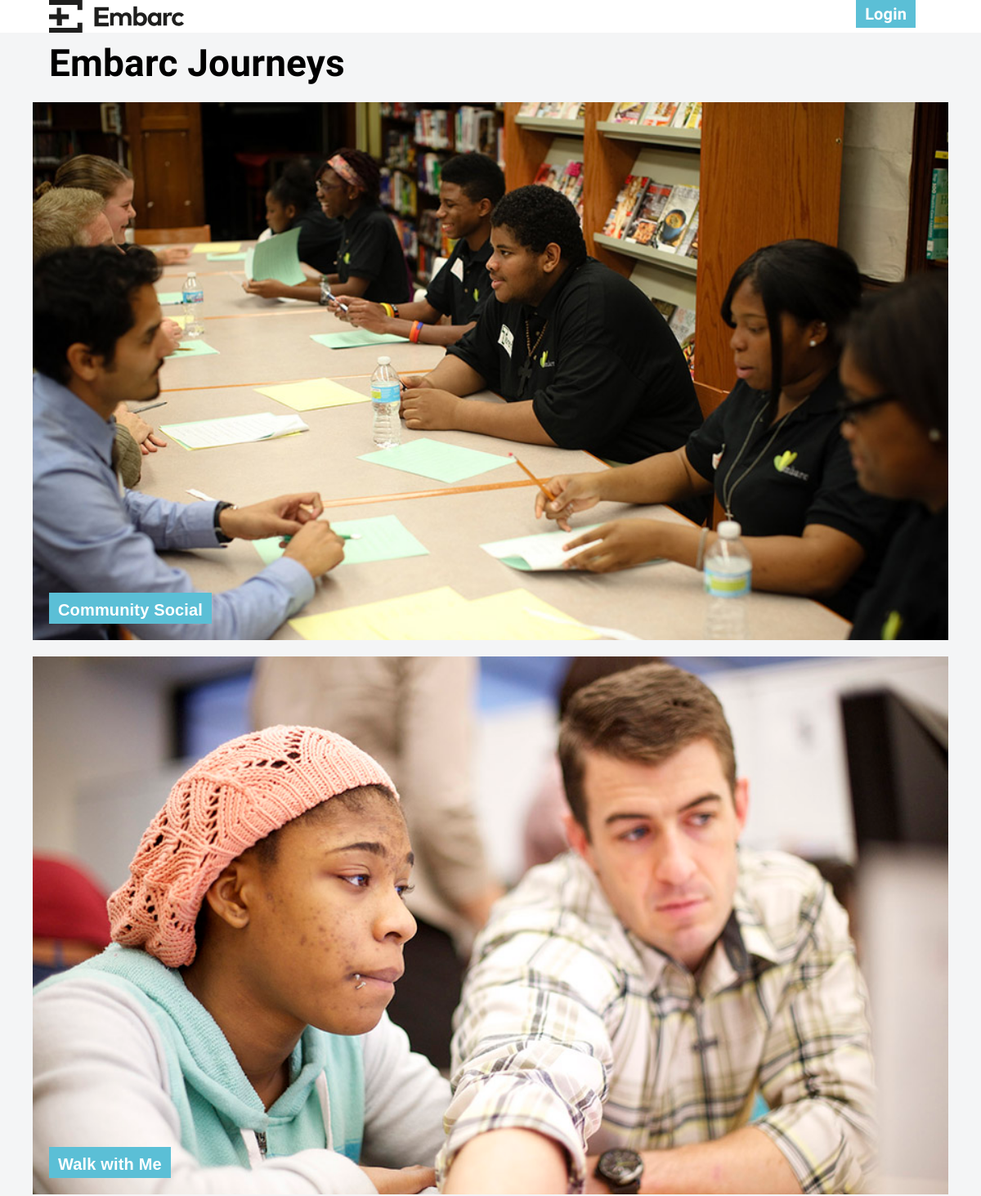
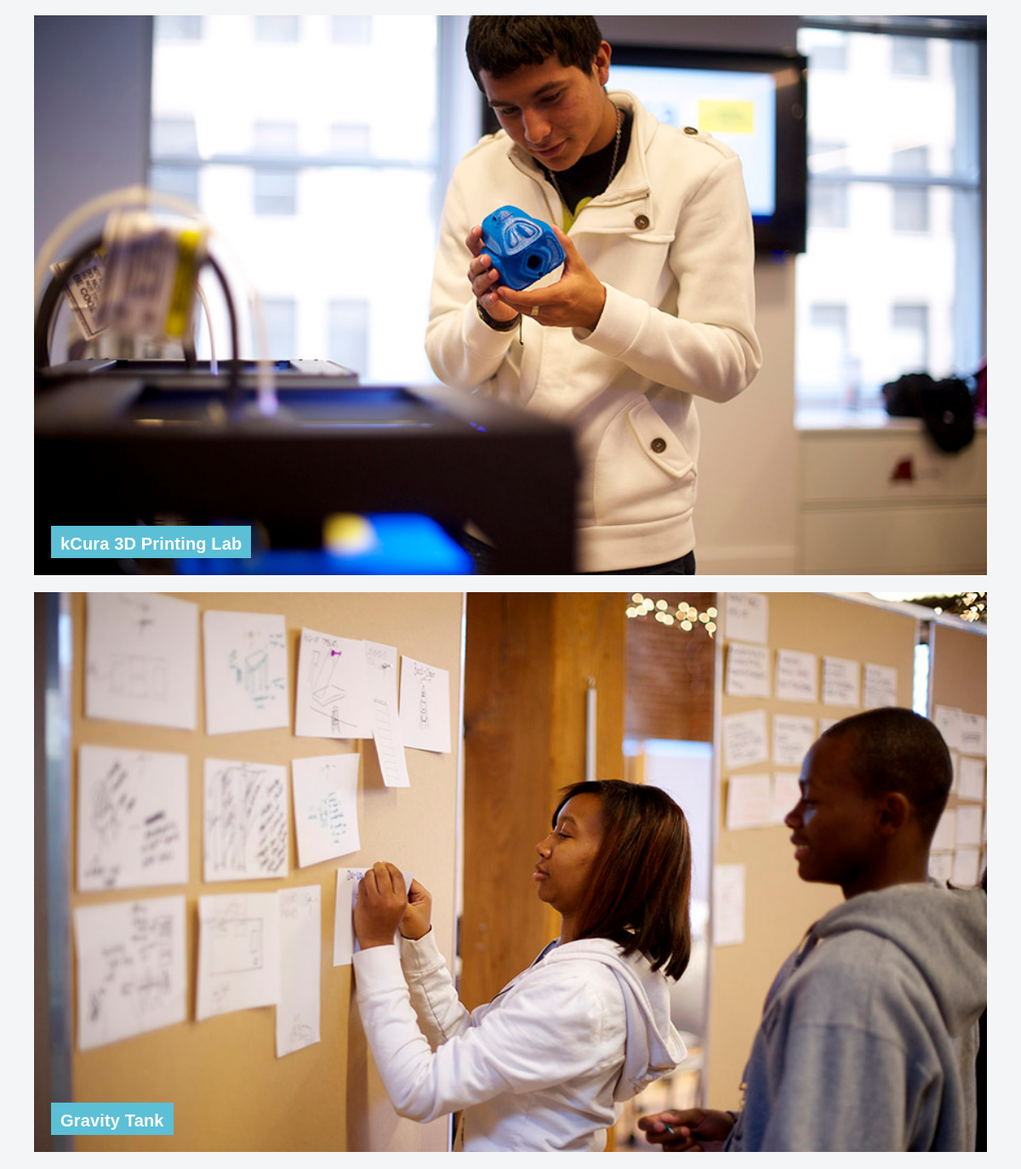
The page / on the database its author committed (2 pictures, top to bottom).
### embarc/models.py (models this page shows)
class Journey(db.Model):
    id = db.Column(db.Integer, primary_key=True)
    name = db.Column(db.String(120), unique=False, nullable=False)
    description = db.Column(db.String(3000), unique=False, nullable=False)
    picture = db.Column(db.String(250), unique=False, nullable=True)
    date = db.Column(db.DateTime, nullable=False, default=datetime.utcnow)

### embarc/views.py (the view)
@app.route('/')
def index():
    journeys = Journey.query.all()
    return render_template('index.html', journeys=journeys, user=current_user)

### embarc/views.py (called while the page is built)
@app.before_request
def get_current_user():
    g.user = current_user

### embarc/templates/index.html (shortened to what this page needs)
{% extends "layout.html" %}
{% block body %}
    <div class="container">
        <h1 class="title">Embarc Journeys</h1>
    </div>
    {% for journey in journeys | reverse %}
    <a href="{{ url_for('show_journey', journey_slug=journey.id) }}">
        <div class="container container-full-width container-600-height" style="background-image:url({{ url_for('static', filename='cdn/{}'.format(journey.picture)) }})">
            <button>{{ journey.name }}</button>
        </div>
    </a>
    {% endfor %}
{% endblock %}

### embarc/static/css/all.css (style rules this page uses)
*,*:after,*:before { box-sizing:inherit }
html { box-sizing:border-box;font-size:62.5% }
body { color:#000;font-family:'Roboto', 'Helvetica Neue', 'Helvetica', 'Arial', sans-serif;font-size:1.6em;font-weight:300;letter-spacing:.01em;line-height:1.6 }
.button,button,input[type='button'],input[type='reset'],input[type='submit'] { background-color:#5bbfd6;border:0.1rem solid #5bbfd6;border-radius:.4rem;color:#fff;cursor:pointer;display:inline-block;font-size:1.1rem;font-weight:700;height:3.8rem;letter-spacing:.1rem;line-height:3.8rem;padding:0 3.0rem;text-align:center;text-decoration:none;text-transform:uppercase;white-space:nowrap }
.container { margin:0 auto;max-width:112.0rem;padding:0 2.0rem;position:relative;width:100% }
a { color:#5bbfd6;text-decoration:none }
.button,button,dd,dt,li { margin-bottom:1.0rem }
h1,h2,h3,h4,h5,h6 { font-weight:300;letter-spacing:-.1rem;margin-bottom:2.0rem;margin-top:0 }
h1 { font-size:4.6rem;line-height:1.2 }
.button,button,input[type='button'],input[type='reset'],input[type='submit'] { border-radius:0;font-weight:700;font-size:2.0rem;line-height:1;letter-spacing:inherit;text-transform:inherit;padding:1rem;margin-bottom:2rem;margin-right:2rem }
body { margin:0;background-color:#f4f5f6;font-family:'Source Sans Pro', sans-serif }
h1 { margin-top:5rem;margin-bottom:2rem }
h1,h2,h3 { font-weight:700 }
h1,h2,h3,h4 { letter-spacing:inherit }
.container-full-width { width:100%;margin-bottom:2rem;padding-top:50%;padding-left:2rem;background-size:cover }
.container-full-width .button,.container-full-width button { position:static;top:-2rem;left:2rem }

### rows shown on the page
Journey: picture (picture), name "Community Social"
Journey: picture (picture), name "Walk with Me"
Journey: picture (picture), name "kCura 3D Printing Lab"
Journey: picture (picture), name "Gravity Tank"
